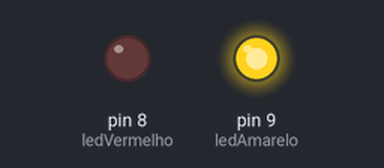
Bench run of a sketch on a simulated Arduino Uno, built with avr-gcc and run on an emulated ATmega328P. Parts: output pins drawn as LEDs (lit = HIGH).

Above: at 0.05 s.
At 1.2 s:
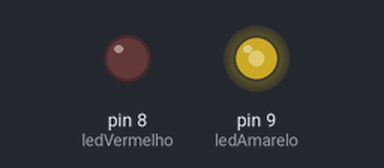
At 2.35 s:
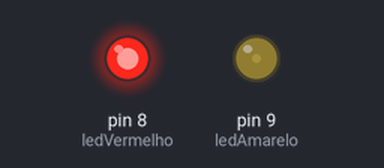
At 4.65 s:
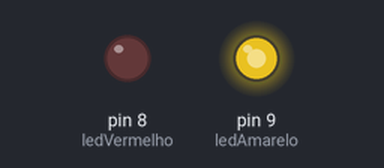
Timing chart, 0 to 6.6 s (numbered marks = the images above):
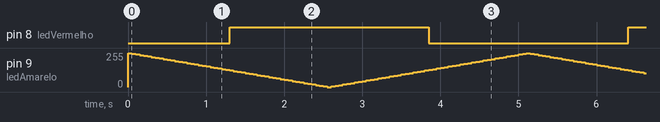

The sketch:

PISCA_FADE2.ino
```cpp
int ledVermelho = 8;
int ledAmarelo = 9;
int brilhoVermelho = 0;
int brilhoAmarelo = 255;
int fade = 5;

void setup() {
  // put your setup code here, to run once:
  pinMode(ledVermelho, OUTPUT);
  pinMode(ledAmarelo, OUTPUT);
}

void loop() {
  // put your main code here, to run repeatedly:
  analogWrite(ledVermelho, brilhoVermelho);
  analogWrite(ledAmarelo, brilhoAmarelo);

  brilhoVermelho = brilhoVermelho + fade;
  brilhoAmarelo = brilhoAmarelo - fade;

  if (brilhoVermelho <= 0 || brilhoVermelho >= 255) { // reverte o efeito
    fade = -fade;
  }

  delay(50); // 50 ms para ver efeito
}
```

Measured:
- by itself, pin 8 (ledVermelho): alternates HIGH for 2.6 s and LOW for 2.6 s
